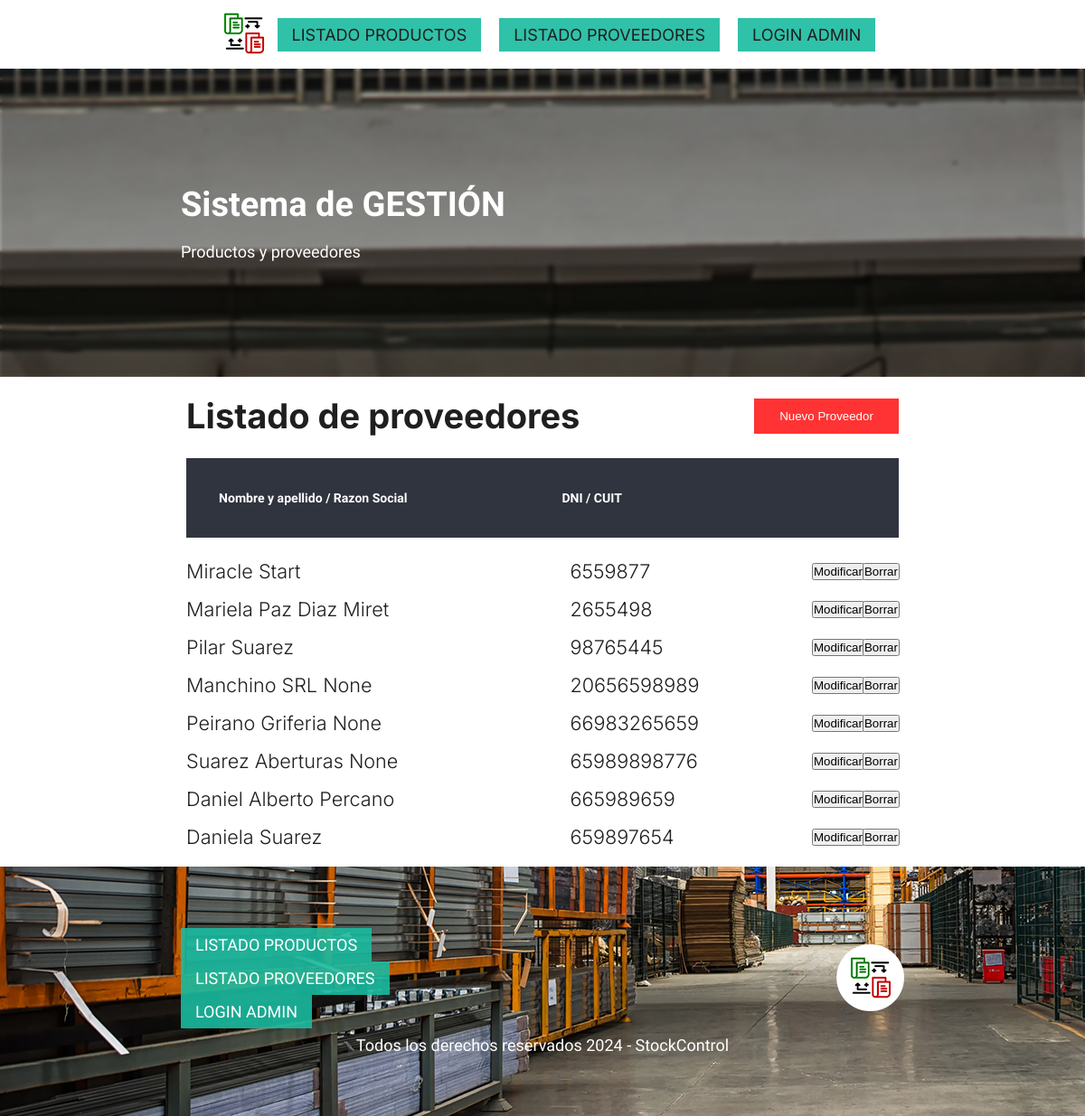
/proveedores, run on the app's committed database.
### compra/models.py (models this page shows, shortened)
class Proveedor(models.Model):
    nombre = models.CharField(max_length=100, verbose_name="Nombre / Razon Social")
    apellido = models.CharField(max_length=100, blank = True, null = True)
    dni = models.CharField(max_length=11, verbose_name="DNI / CUIT")

### compra/views.py (the view)
# urls.py: path('proveedores', views.lista_proveedores, name='lista_proveedores'),
def lista_proveedores(request):
    proveedores = Proveedor.objects.all()
    return render(request, 'lista_proveedores.html', {'proveedores': proveedores})

### compra/templates/lista_proveedores.html (shortened to what this page needs)
{% extends "inicio.html" %}
{% block content %}
<body class="grid-fixed">
  <main id="admin" class="container">
      <section class="admin__list">
        <div class="admin__header">
          <h2>Listado de proveedores</h2>
          <a href="{% url 'agregar_proveedor' %}"><input type="submit" class="form__btn btn btn--primary btn--large" value="Nuevo Proveedor"></a>
        </div>
        <div class="admin-table">
          <header class="admin-table__header">
            <h3>Nombre y apellido / Razon Social</h3>
            <h3>DNI / CUIT</h3>
          </header>
          {% for proveedor in proveedores %}
          <article class="admin-table__row">
            <p>{{ proveedor.nombre }} {{ proveedor.apellido }}</p>
            <p> {{ proveedor.dni }}</p>
            <a href="{% url 'editar_proveedor' proveedor.id %}"><input type="submit" value="Modificar"></a></li>
            <a href="#" onclick="confirmarBorrado({{ proveedor.id }})"><input type="submit" value="Borrar"></a>
          </article>
          {% endfor %}
        </div>
      </section>
  </main>
{% endblock %}

### stockControl/static/css/style.css (style rules this page uses)
.container { max-width: 800px; margin: 0 auto; }
.grid-fixed { display: grid; grid-template-rows: auto 1fr auto; min-height: 100vh; }

### stockControl/static/css/admin.css (style rules this page uses)
#admin { margin: var(--spacing-20) auto; display: flex; flex-direction: column; align-items: stretch; gap: var(--spacing-20); }
.admin__list { display: flex; flex-direction: column; gap: var(--spacing-24); }
.admin__header { display: flex; align-items: center; justify-content: space-between; }
.admin__header h2 { font-size: var(--font-jumbo) ; }
.admin__header a { display: flex; align-items: center; gap: var(--spacing-16); font-size: var(--font-medium); font-weight: 700; }
.admin-table { display: flex; flex-direction: column; gap: var(--spacing-16); }
.admin-table__header, .admin-table__row { display: grid; grid-template-columns: 3fr 2fr 2fr 1fr 40px 40px; align-items: center; gap: var(--spacing-16); font-size: var(--font-xsmall); font-weight: 300; }
.admin-table__header { margin-bottom: var(--spacing-8); }

### stockControl/static/css/buttons.css (style rules this page uses)
.btn { border: none; cursor: pointer; }
.btn--primary { background-color: var(--primary-solid); color: var(--light-font-solid); transition: background 0.2s ease-in-out; }
.btn--large { padding: var(--spacing-12) var(--spacing-28); }

### stockControl/static/css/header.css (style rules this page uses)
header { background-color: var(--dark-bg-solid); padding: var(--spacing-36); }

### stockControl/static/css/variables.css (style rules this page uses)
:root { --primary-solid: #ff3333; --primary-900: rgba(255, 51, 51, 0.9); --primary-500: rgba(255, 51, 51, 0.5); --primary-300: rgba(255, 51, 51, 0.3); --secondary-solid: rgb(26, 187, 160); --secondary-900: rgba(26, 187, 160, 0.9); --secondary-500: rgba(26, 187, 160, 0.5); --secondary-300: rgba(26, 187, 160, 0.3); --dark-solid: #1f1f1f; --dark-900: rgba(31, 31, 31, 0.9); --dark-500: rgba(31, 31, 31, 0.5); --dark-300: rgba(31, 31, 31, 0.3); --dark-bg-solid: #30343f; --light-bg-solid: #fafaff; --light-font-solid: #ffffff; --base-font: "Inter", sans-serif; --alternative-font: "Raleway", sans-serif; --font-display: 4.6em; --font-jumbo: 3.8em; --font-xlarge: 3em; --font-large: 2.4em; --font-medium: 1.8em; --font-small: 1.6em; --font-xsmall: 1.2em; --spacing-128: 12.8rem; --spacing-68: 6.8rem; --spacing-36: 3.6rem; --spacing-28: 2.8rem; --spacing-24: 2.4rem; --spacing-20: 2rem; --spacing-16: 1.6rem; --spacing-12: 1.2rem; --spacing-8: 0.8rem; }

### data on the page
Proveedor: nombre "Miracle", apellido "Start", dni "6559877"
Proveedor: nombre "Mariela Paz", apellido "Diaz Miret", dni "2655498"
Proveedor: nombre "Pilar", apellido "Suarez", dni "98765445"
Proveedor: nombre "Manchino SRL", apellido "None", dni "20656598989"
Proveedor: nombre "Peirano Griferia", apellido "None", dni "66983265659"
Proveedor: nombre "Suarez Aberturas", apellido "None", dni "65989898776"
Proveedor: nombre "Daniel Alberto", apellido "Percano", dni "665989659"
Proveedor: nombre "Daniela", apellido "Suarez", dni "659897654"
